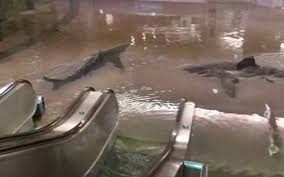
#> input picture Code/src/imageIn.jpg, 284 x 177 px
$ python facteurCouleur.py imageIn.jpg 5   (older library calls are emulated)
#> lines starting #> are read from the running program, lines starting #| are printed output that depends on the picture
import cv2
import numpy as np
import matplotlib.pyplot as plt
import sys

def detecter_falsifications_facteur_couleur(image_path, seuil):
#> called with image_path = 'imageIn.jpg', seuil = 5
    image = cv2.imread(image_path)
#> image is the input picture: shape (177, 284, 3); mean B, G, R 92.7, 103.5, 119.1

    # on convertit l'image en espace de couleur HSV
    image_hsv = cv2.cvtColor(image, cv2.COLOR_BGR2HSV)
#> image_hsv: shape (177, 284, 3); mean H, S, V 20.4, 61.1, 119.2

    # pour séparer les canaux de couleur
    h, s, v = cv2.split(image_hsv)
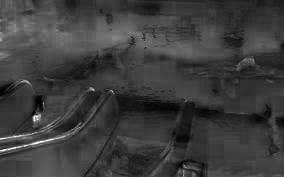
#> s: shape (177, 284); min 0, max 255, mean 61.1
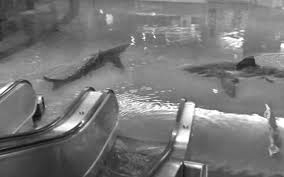
#> v: shape (177, 284); min 10, max 255, mean 119.2

    # calcule les gradients entre les canaux de couleur
    gradient_h = cv2.Sobel(h, cv2.CV_64F, 1, 0, ksize=3)
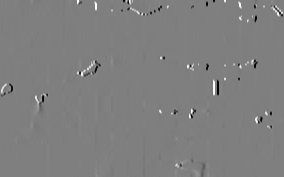
#> gradient_h: shape (177, 284) float64; min -716, max 716, mean 0.1; drawn with min black and max white
    gradient_s = cv2.Sobel(s, cv2.CV_64F, 1, 0, ksize=3)
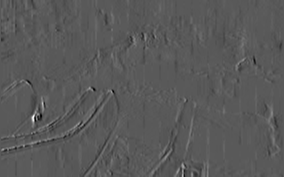
#> gradient_s: shape (177, 284) float64; min -379, max 697, mean -0.7; drawn with min black and max white
    gradient_v = cv2.Sobel(v, cv2.CV_64F, 1, 0, ksize=3)
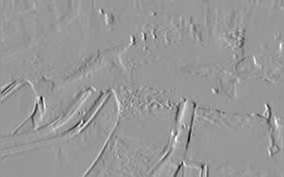
#> gradient_v: shape (177, 284) float64; min -750, max 511, mean 1.4; drawn with min black and max white

    # Calcule la magnitude des gradients
    magnitude = np.sqrt(gradient_h**2 + gradient_s**2 + gradient_v**2)
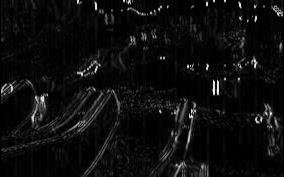
#> magnitude: shape (177, 284) float64; min 0, max 803.4, mean 44.4; drawn with min black and max white

    # on applique un seuil
    regions_suspectes = np.where(magnitude > seuil)
#> regions_suspectes = 41850 positions, rows 0 to 176, columns 1 to 282

    # on affiche les régions suspectes sur l'image
    img_color = cv2.cvtColor(image, cv2.COLOR_BGR2RGB)
    img_color[regions_suspectes] = [255, 0, 0]  # Rouge
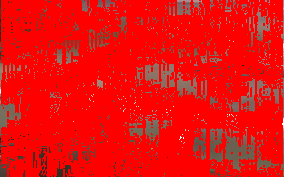
#> img_color: shape (177, 284, 3); mean R, G, B 232.1, 16.9, 15

    plt.subplot(1, 2, 1)
    plt.imshow(cv2.cvtColor(cv2.imread(image_path), cv2.COLOR_BGR2RGB))
    plt.title('Image Originale')
    plt.axis('off')

    plt.subplot(1, 2, 2)
    plt.imshow(img_color)
    plt.title('Régions suspectes détectées')
    plt.axis('off')

    plt.show()

if __name__ == "__main__":
    if len(sys.argv) != 3:
        print("Usage: python script.py chemin_image seuil_detection")
        sys.exit(1)

    image_path = sys.argv[1]
    seuil = int(sys.argv[2])
    detecter_falsifications_facteur_couleur(image_path, seuil)
